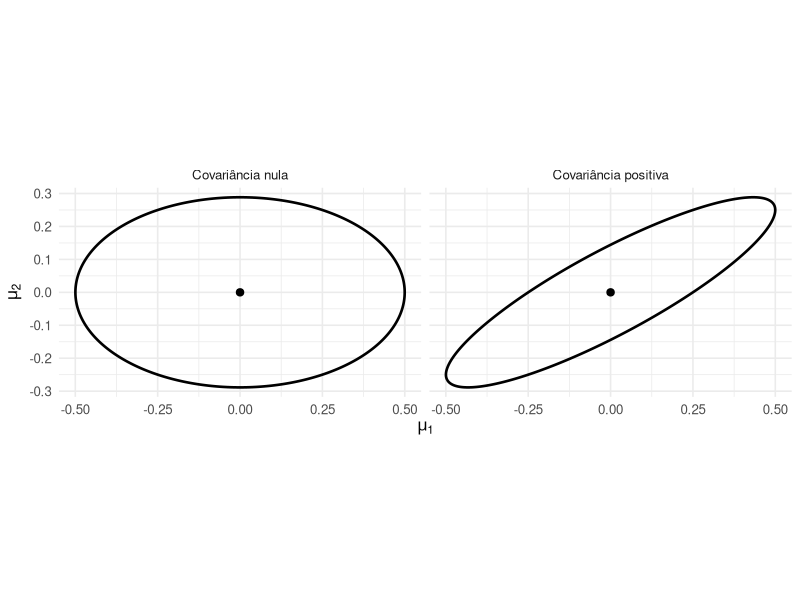

This figure's R source:
## ---- chunk 1
#| label: fig-regioes-confianca-covariancias
#| fig-cap: "Efeito da matriz de covariâncias sobre a forma e a orientação da região de confiança para o vetor de médias."
#| fig-width: 9
#| fig-height: 4.5
#| fig-align: center
#| out-width: "100%"
#| echo: false
#| warning: false
#| message: false

p <- 2
n <- 40
alpha <- 0.05

c_alpha <- p * (n - 1) / (n - p) *
  stats::qf(
    1 - alpha,
    df1 = p,
    df2 = n - p
  )

raio_quadrado <- c_alpha / n
media <- c(0, 0)

sigma_diagonal <- matrix(
  c(
    1.5, 0,
    0, 0.5
  ),
  nrow = 2,
  byrow = TRUE
)

sigma_correlacionada <- matrix(
  c(
    1.5, 0.75,
    0.75, 0.5
  ),
  nrow = 2,
  byrow = TRUE
)

pontos_elipse <- function(
  centro,
  matriz_cov,
  raio2,
  estrutura
) {
  decomposicao <- eigen(
    matriz_cov,
    symmetric = TRUE
  )

  transformacao <- decomposicao$vectors %*%
    diag(
      sqrt(
        decomposicao$values * raio2
      ),
      nrow = 2
    )

  angulo <- seq(
    0,
    2 * pi,
    length.out = 400
  )

  circulo <- rbind(
    cos(angulo),
    sin(angulo)
  )

  coordenadas <- sweep(
    transformacao %*% circulo,
    MARGIN = 1,
    STATS = centro,
    FUN = "+"
  )

  data.frame(
    x = coordenadas[1, ],
    y = coordenadas[2, ],
    estrutura = estrutura
  )
}

regioes <- rbind(
  pontos_elipse(
    media,
    sigma_diagonal,
    raio_quadrado,
    "Covariância nula"
  ),
  pontos_elipse(
    media,
    sigma_correlacionada,
    raio_quadrado,
    "Covariância positiva"
  )
)

centros <- data.frame(
  x = c(media[1], media[1]),
  y = c(media[2], media[2]),
  estrutura = c(
    "Covariância nula",
    "Covariância positiva"
  )
)

ggplot2::ggplot(
  regioes,
  ggplot2::aes(
    x = x,
    y = y
  )
) +
  ggplot2::geom_path(
    linewidth = 0.9
  ) +
  ggplot2::geom_point(
    data = centros,
    mapping = ggplot2::aes(
      x = x,
      y = y
    ),
    inherit.aes = FALSE,
    size = 2.2
  ) +
  ggplot2::facet_wrap(
    ~estrutura
  ) +
  ggplot2::coord_equal() +
  ggplot2::labs(
    x = expression(mu[1]),
    y = expression(mu[2])
  ) +
  ggplot2::theme_minimal(
    base_size = 12
  )
